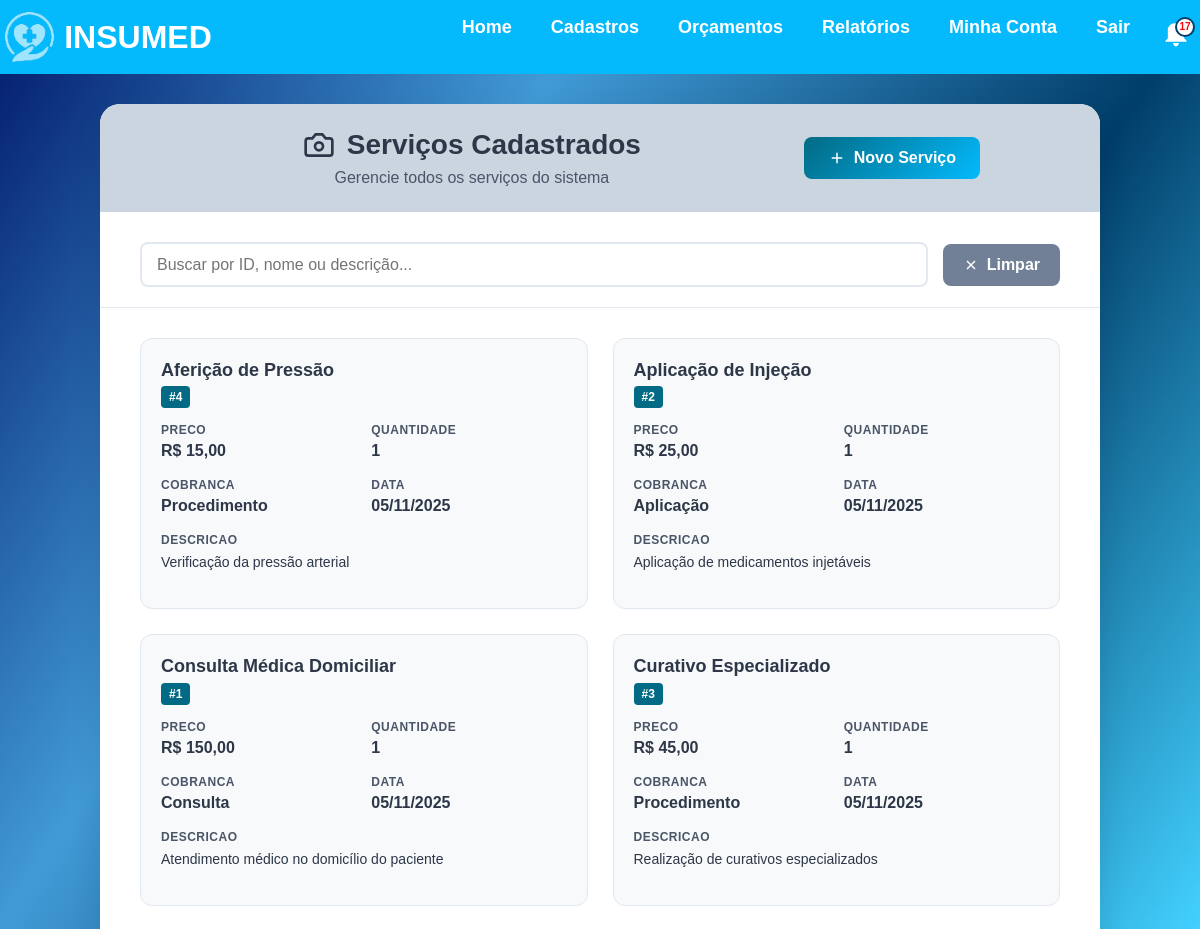
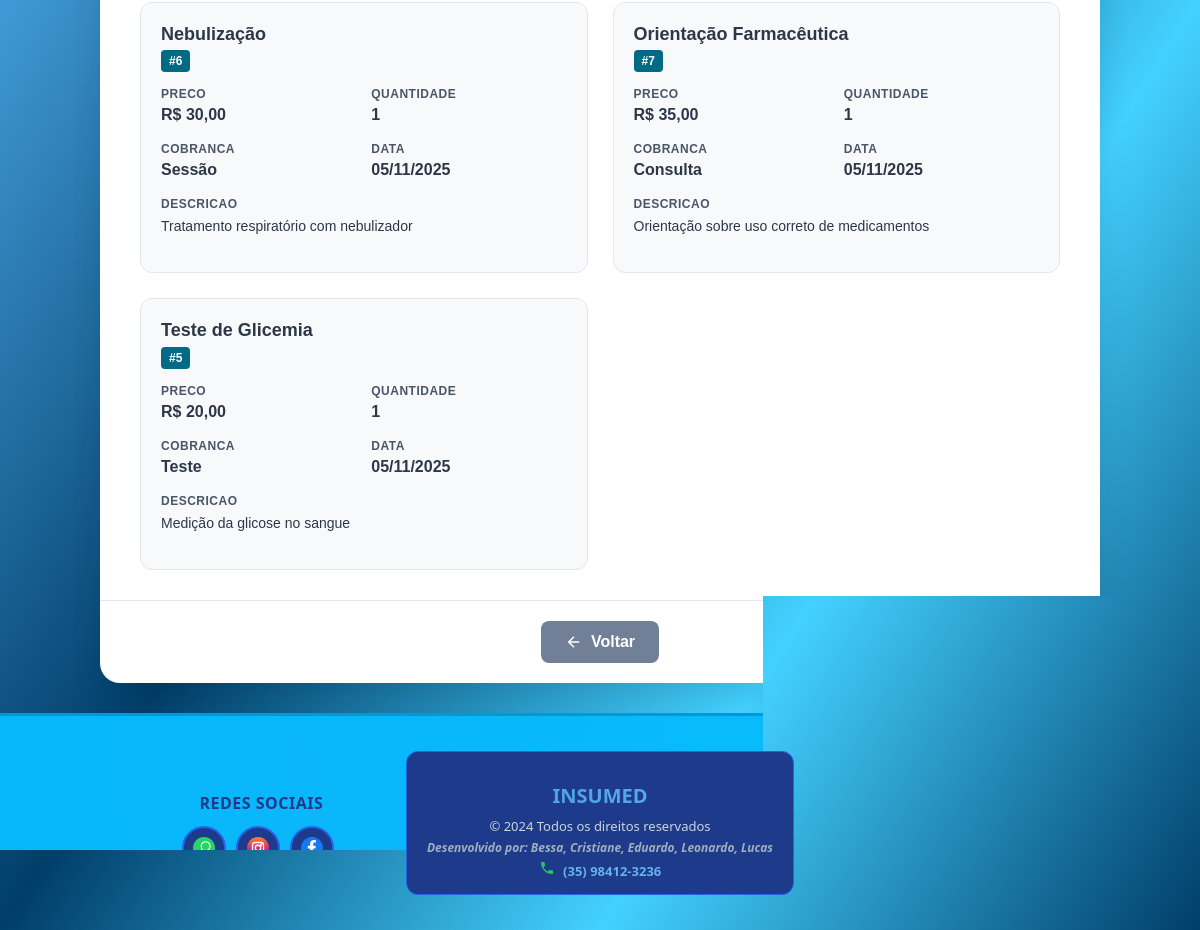
/servicos/lista/ (signed in), run on the app's committed database (2 pictures, top to bottom).
### app/models.py (models this page shows, shortened)
class Servico(models.Model):
    UNIDADE_CHOICES = [
        ('Hora', 'Hora'),
        ('Semana', 'Semana'),
        ('Mês', 'Mês'),
        ('Ano', 'Ano'),
        ('Serviço', 'Serviço'),
    ]
    nome = models.CharField(max_length=100)
    codigo_barras = models.CharField(max_length=50, blank=True, null=True)
    preco = models.DecimalField(max_digits=10, decimal_places=2)
    descricao = models.TextField(blank=True, null=True)
    fornecedor = models.ForeignKey(Fornecedor, on_delete=models.CASCADE, related_name="servicos", null=True, blank=True)
    data_hora = models.DateTimeField(default=timezone.now)
    unidade = models.CharField(max_length=50, choices=UNIDADE_CHOICES, default="Hora")
    quantidade = models.IntegerField(default=1)
    validade = models.DateField(blank=True, null=True)
    observacao = models.TextField(blank=True, null=True)

### app/views.py (the view)
# urls.py: path('servicos/lista/', views.lista_servicos, name='lista_servicos'),
@login_required_custom
def lista_servicos(request):
    filtro = request.GET.get('filtro')
    if filtro:
        filtro = filtro.strip()
        if filtro.isdigit():
            servicos = Servico.objects.filter(id=filtro).order_by('nome')
        else:
            servicos = Servico.objects.filter(
                models.Q(nome__icontains=filtro) |
                models.Q(fornecedor__nome__icontains=filtro)
            ).order_by('nome')
    else:
        servicos = Servico.objects.all().order_by('nome')
    return render(request, 'Produtos/lista_servicos.html', {
        'servicos': servicos,
        'filtro': filtro
    })

### app/context_processors.py (called while the page is built)
def usuario_logado(request):
    try:
        context = {
            'usuario_logado': 'usuario_logado' in request.session,
            'admin_logado': 'admin_logado' in request.session,
            'notificacoes_count': 0
        }
        return context
    except Exception:
        return {
            'usuario_logado': False,
            'admin_logado': False,
            'notificacoes_count': 0
        }

### app/templates/Produtos/lista_servicos.html (shortened to what this page needs)
{% extends 'base.html' %}
{% block content %}
<div class="servico-container">
    <div class="form-header" style="background: #cbd5e0; padding: 25px 40px; display: flex; justify-content: space-between; align-items: center;">
            <div style="flex: 1; text-align: center;">
                <h1 style="color: #2d3748; margin: 0; font-size: 28px; font-weight: 600; display: flex; align-items: center; justify-content: center; gap: 12px;">
                    <svg width="32" height="32" viewBox="0 0 24 24" fill="none" stroke="currentColor" stroke-width="2">
                        <path d="M14.5 4h-5L7 7H4a2 2 0 0 0-2 2v9a2 2 0 0 0 2 2h16a2 2 0 0 0 2-2V9a2 2 0 0 0-2-2h-3l-2.5-3z"></path>
                        <circle cx="12" cy="13" r="3"></circle>
                    </svg>
                    Serviços Cadastrados
                </h1>
                <p style="color: #4a5568; margin: 8px 0 0 0; font-size: 16px;">Gerencie todos os serviços do sistema</p>
            </div>
            <a href="{% url 'cadastrar_servico' %}" style="background: linear-gradient(135deg, #026a84 0%, #04bafc 100%); color: white; border: none; padding: 12px 24px; border-radius: 8px; font-size: 16px; font-weight: 600; cursor: pointer; transition: all 0.3s ease; text-decoration: none; display: flex; align-items: center; gap: 8px; flex-shrink: 0; margin-right: 80px;">
                <svg width="18" height="18" viewBox="0 0 24 24" fill="none" stroke="currentColor" stroke-width="2">
                    <line x1="12" y1="5" x2="12" y2="19"></line>
                    <line x1="5" y1="12" x2="19" y2="12"></line>
                </svg>
                Novo Serviço
            </a>
    </div>
    <div class="search-section" style="padding: 30px 40px 20px 40px; border-bottom: 1px solid #e2e8f0;">
            <div style="display: flex; gap: 15px; align-items: center; flex-wrap: wrap;">
                <div style="flex: 1; min-width: 300px;">
                    <input type="text" id="filtroServico" placeholder="Buscar por ID, nome ou descrição..." style="width: 100%; height: 45px; padding: 12px 15px; border: 2px solid #e2e8f0; border-radius: 8px; font-size: 16px; transition: all 0.3s ease; box-sizing: border-box;">
                </div>
                <button onclick="limparFiltro()" style="background: #718096; color: white; border: none; padding: 12px 20px; border-radius: 8px; font-size: 16px; font-weight: 600; cursor: pointer; transition: all 0.3s ease; display: flex; align-items: center; gap: 8px;">
                    <svg width="16" height="16" viewBox="0 0 24 24" fill="none" stroke="currentColor" stroke-width="2">
                        <line x1="18" y1="6" x2="6" y2="18"></line>
                        <line x1="6" y1="6" x2="18" y2="18"></line>
                    </svg>
                    Limpar
                </button>
            </div>
    </div>
    <div class="services-content" style="padding: 30px 40px;">
            <div class="services-grid" style="display: grid; grid-template-columns: repeat(auto-fill, minmax(350px, 1fr)); gap: 25px;">
                {% for servico in servicos %}
                    <div class="service-card servico-item" data-id="{{ servico.id }}" data-nome="{{ servico.nome|lower }}" data-descricao="{{ servico.descricao|default:''|lower }}" style="background: #f8f9fa; border: 1px solid #e2e8f0; border-radius: 12px; padding: 20px; transition: all 0.3s ease; position: relative;">
                        <div style="display: flex; justify-content: space-between; align-items: flex-start; margin-bottom: 15px;">
                            <div style="flex: 1;">
                                <h3 style="color: #2d3748; font-size: 18px; font-weight: 600; margin: 0 0 5px 0; line-height: 1.3;">{{ servico.nome }}</h3>
                                <span style="background: #026a84; color: white; padding: 4px 8px; border-radius: 4px; font-size: 12px; font-weight: 600;">#{{ servico.id }}</span>
                            </div>
                        </div>
                        <div style="display: grid; grid-template-columns: 1fr 1fr; gap: 15px; margin-bottom: 15px;">
                            <div>
                                <label style="color: #4a5568; font-size: 12px; font-weight: 600; text-transform: uppercase; letter-spacing: 0.5px;">Preco</label>
                                <p style="color: #2d3748; font-size: 16px; font-weight: 600; margin: 4px 0 0 0;">R$ {{ servico.preco }}</p>
                            </div>
                            <div>
                                <label style="color: #4a5568; font-size: 12px; font-weight: 600; text-transform: uppercase; letter-spacing: 0.5px;">Quantidade</label>
                                <p style="color: #2d3748; font-size: 16px; font-weight: 600; margin: 4px 0 0 0;">{{ servico.quantidade }}</p>
                            </div>
                            <div>
                                <label style="color: #4a5568; font-size: 12px; font-weight: 600; text-transform: uppercase; letter-spacing: 0.5px;">Cobranca</label>
                                <p style="color: #2d3748; font-size: 16px; font-weight: 600; margin: 4px 0 0 0;">{{ servico.unidade }}</p>
                            </div>
                            <div>
                                <label style="color: #4a5568; font-size: 12px; font-weight: 600; text-transform: uppercase; letter-spacing: 0.5px;">Data</label>
                                <p style="color: #2d3748; font-size: 16px; font-weight: 600; margin: 4px 0 0 0;">{{ servico.data_hora|date:"d/m/Y" }}</p>
                            </div>
                        </div>
                        {% if servico.descricao %}
                            <div style="margin-bottom: 15px;">
                                <label style="color: #4a5568; font-size: 12px; font-weight: 600; text-transform: uppercase; letter-spacing: 0.5px;">Descricao</label>
                                <p style="color: #2d3748; font-size: 14px; margin: 4px 0 0 0; line-height: 1.5;">{{ servico.descricao }}</p>
                            </div>
                        {% endif %}
                    </div>
                {% endfor %}
            </div>
    </div>
    <div style="padding: 20px 40px; border-top: 1px solid #e2e8f0; display: flex; justify-content: center;">
        <a href="{% url 'home' %}" style="background: #718096; color: white; border: none; padding: 12px 24px; border-radius: 8px; font-size: 16px; font-weight: 600; cursor: pointer; transition: all 0.3s ease; text-decoration: none; display: flex; align-items: center; gap: 8px;">
                <svg width="18" height="18" viewBox="0 0 24 24" fill="none" stroke="currentColor" stroke-width="2">
                    <path d="M19 12H5"></path>
                    <path d="M12 19l-7-7 7-7"></path>
                </svg>
                Voltar
        </a>
    </div>
</div>
{% endblock %}

### static/css/style.css (style rules this page uses)
body { margin: 0; font-family: Arial, sans-serif; background-image: linear-gradient(to left top, #013e6a ,#43d1ff , #013e6a ,#419ad6, #01186a); background-repeat: no-repeat; background-size: cover; background-attachment: fixed; display: flex; flex-direction: column; min-height: 100vh; }

### app/templates/Produtos/lista_servicos.html (style rules this page uses)
.servico-container { max-width: 1000px; margin: 30px auto; background: white; border-radius: 20px; box-shadow: 0 10px 30px rgba(0,0,0,0.1); overflow: hidden; }

### data on the page
Servico: nome "Aferição de Pressão", id "4", preco "15,00", quantidade "1", unidade "Procedimento", data_hora "05/11/2025", descricao "Verificação da pressão arterial"
Servico: nome "Aplicação de Injeção", id "2", preco "25,00", quantidade "1", unidade "Aplicação", data_hora "05/11/2025", descricao "Aplicação de medicamentos injetáveis"
Servico: nome "Consulta Médica Domiciliar", id "1", preco "150,00", quantidade "1", unidade "Consulta", data_hora "05/11/2025", descricao "Atendimento médico no domicílio do paciente"
Servico: nome "Curativo Especializado", id "3", preco "45,00", quantidade "1", unidade "Procedimento", data_hora "05/11/2025", descricao "Realização de curativos especializados"
Servico: nome "Nebulização", id "6", preco "30,00", quantidade "1", unidade "Sessão", data_hora "05/11/2025", descricao "Tratamento respiratório com nebulizador"
Servico: nome "Orientação Farmacêutica", id "7", preco "35,00", quantidade "1", unidade "Consulta", data_hora "05/11/2025", descricao "Orientação sobre uso correto de medicamentos"
Servico: nome "Teste de Glicemia", id "5", preco "20,00", quantidade "1", unidade "Teste", data_hora "05/11/2025", descricao "Medição da glicose no sangue"
